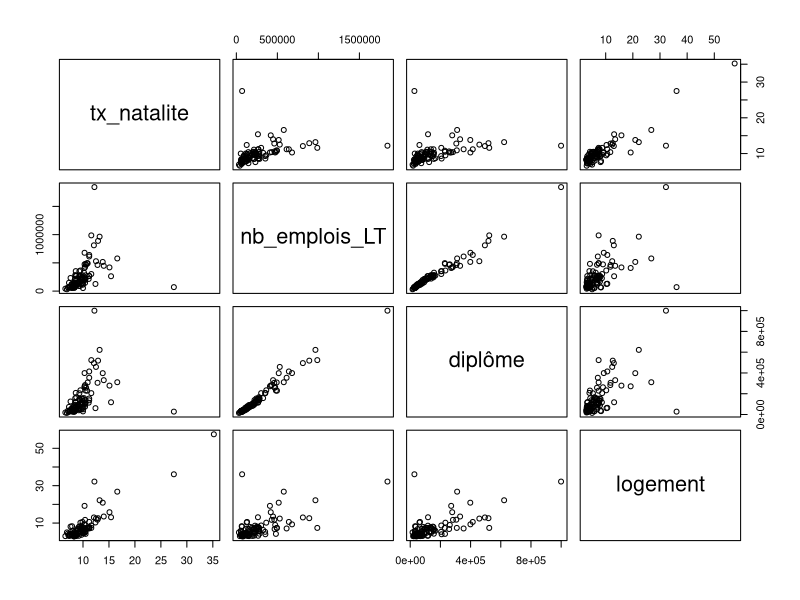
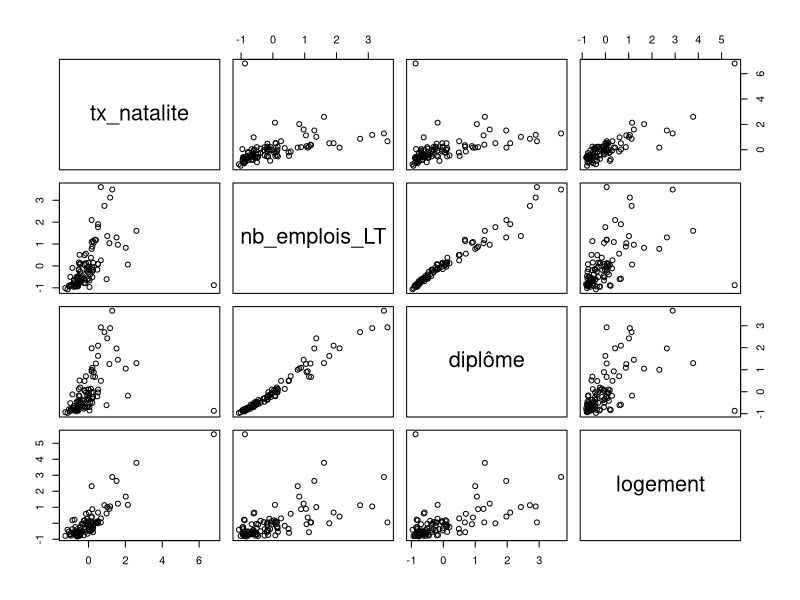
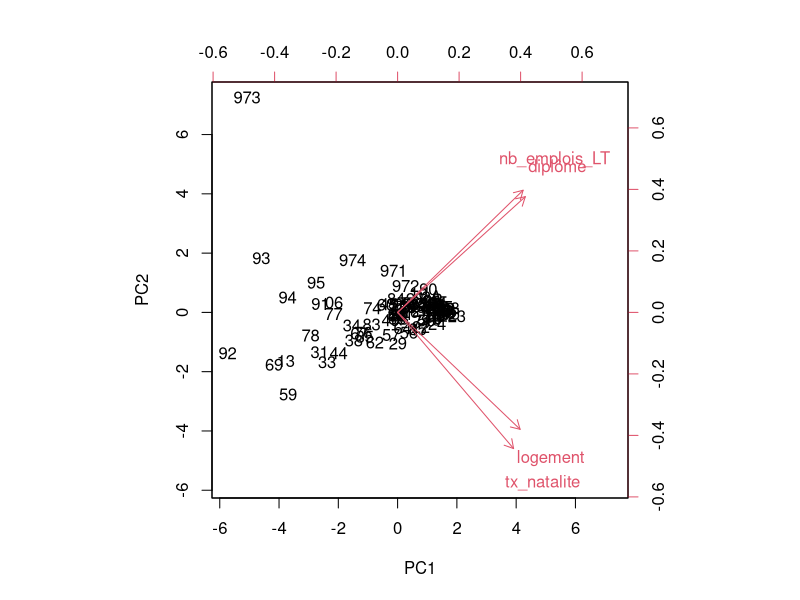

Here is the R script that generated these plots, in order:
## ---- chunk 1
knitr::opts_chunk$set(echo = TRUE)
## ---- chunk 2
data <- read.csv("data/data.csv", encoding = "UTF-8", dec = ",")
str(data)
# rownames
rownames(data) <- data [,1]
data <- data [,3:6]
pairs(data)
## ---- chunk 3
summary(data)
rownames(data)
data <- data [-76,]
## ---- chunk 4
# suppression des NA
data[is.na(data$nb_emplois_LT ),]
data[is.na(data$diplôme ),]
data <- data [!is.na(data$nb_emplois_LT)|!is.na(data$diplôme),]
coeffVariation <- function (x) {mean(x)/sd(x)}
coeff <- sapply(data, coeffVariation)
sd <- sapply(data, sd)
moy <- sapply(data, mean)
tab <- cbind(moy,sd, coeff)
round(tab,0)
## ---- chunk 5
data2 <- scale (data)
pairs(data2)
## ---- chunk 6
acp <- prcomp(data2)
# par défaut direction négative on inverse
acp$rotation <- -1 * acp$rotation
acp$rotation
## ---- chunk 7
acp$sdev^2 / sum(acp$sdev^2)
## ---- chunk 8
head(acp$x*-1)
biplot(acp, scale = 0)
